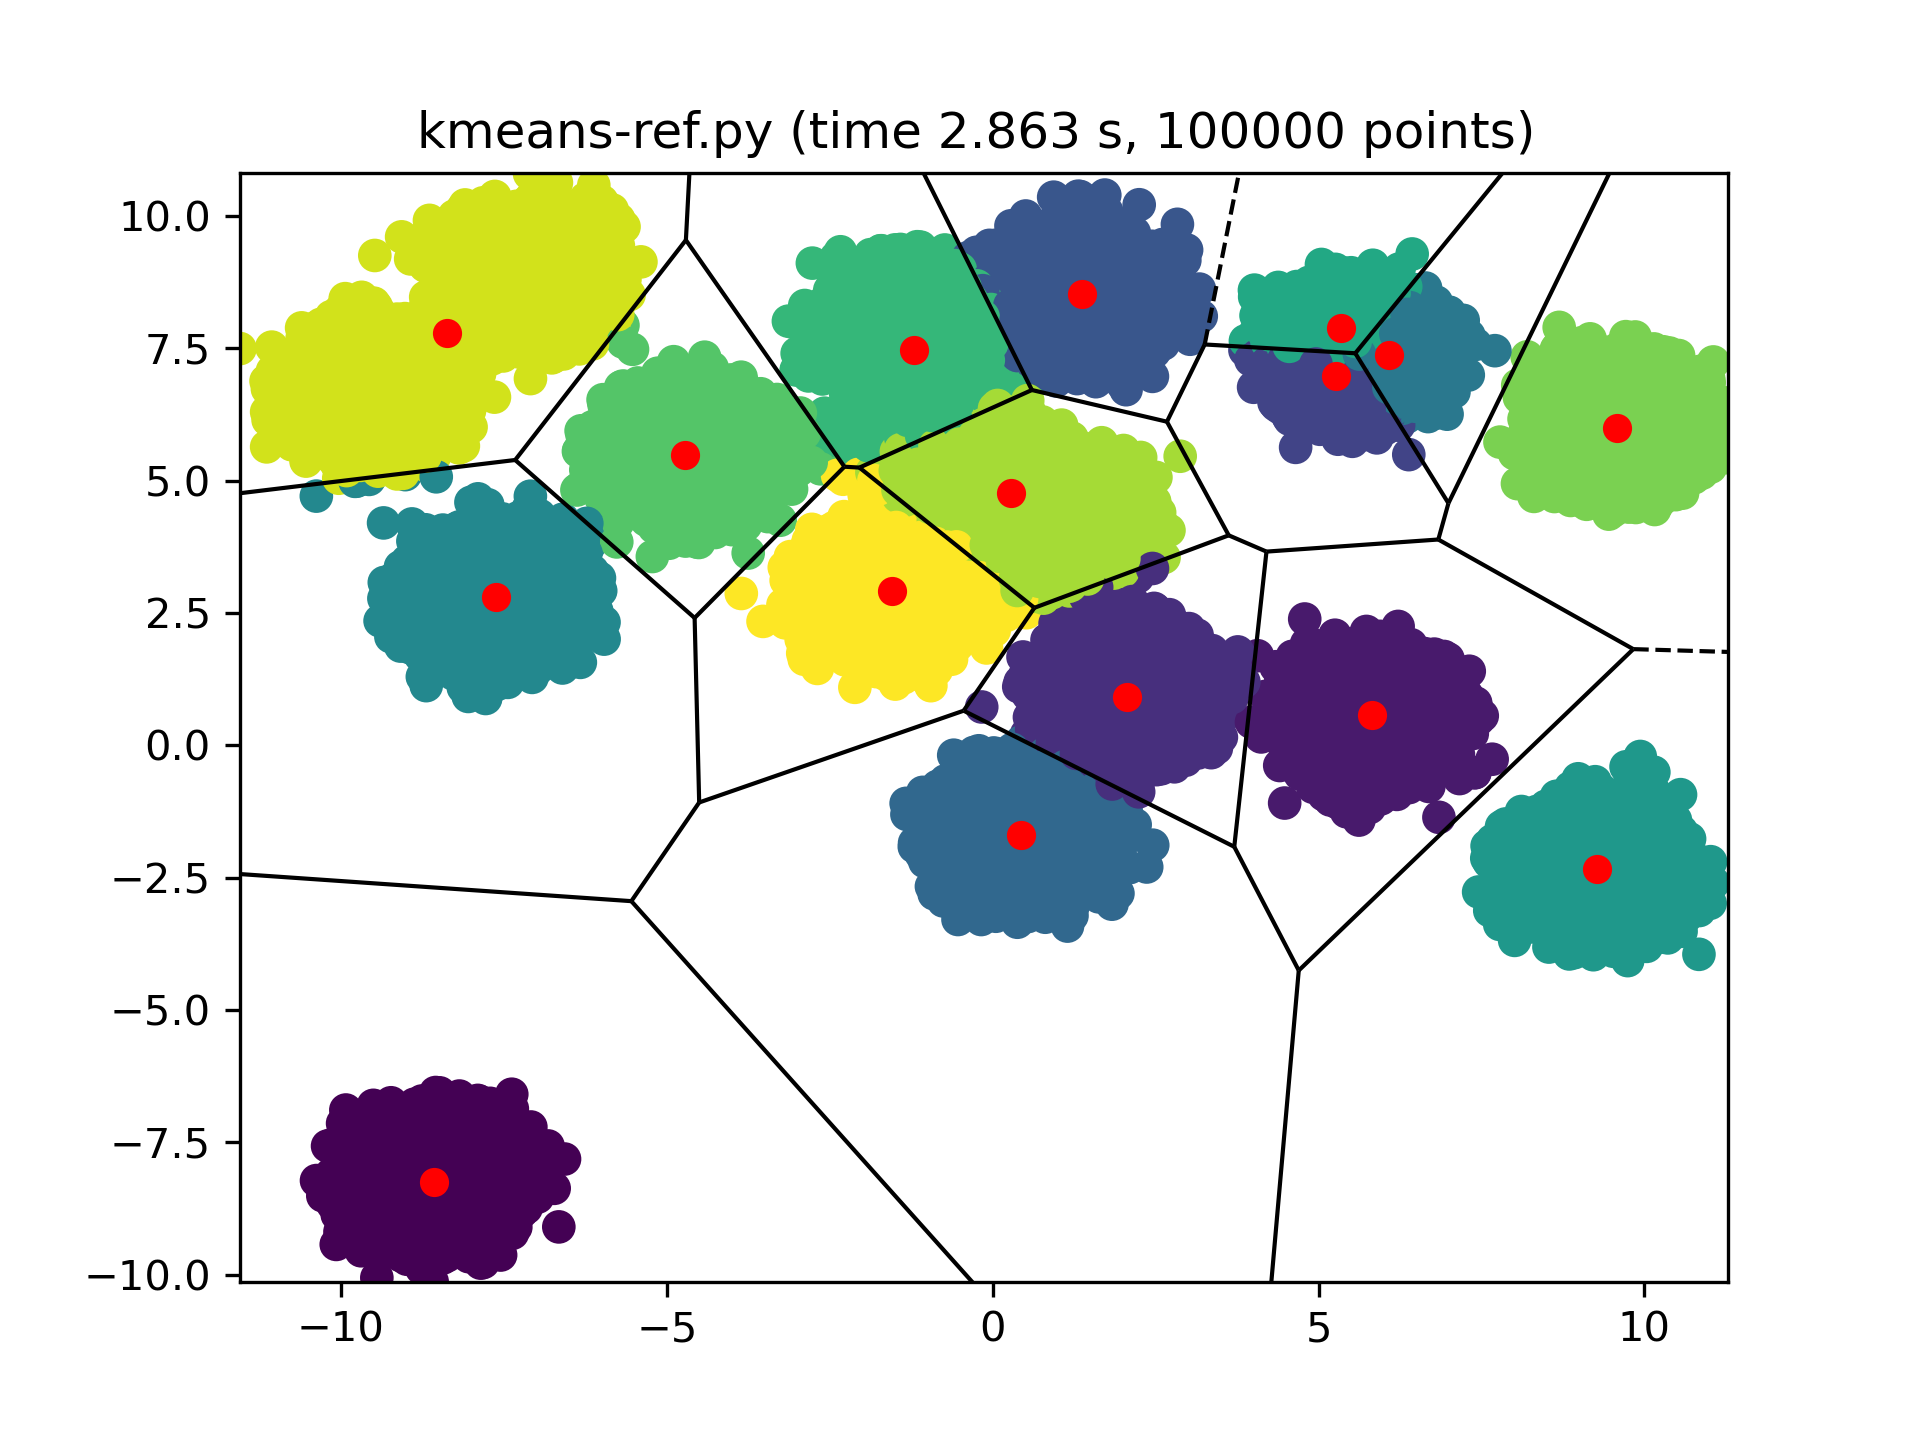

Source code (Python):
#!/usr/bin/env python
"""
Reference naive reference kmeans implementation
"""

import matplotlib
matplotlib.use('Agg')

import time
import numpy as np
import argparse
from pprint import pprint

from matplotlib import pyplot as plt

# data loading


def assign_data_to_cluster(data, clusters_loc, nclusters):
    z = np.zeros((data.shape[0], nclusters))

    for i in range(nclusters):
        z[:, i] = np.linalg.norm(data - clusters_loc[i], axis=1)

    return z.argmin(axis=1)


def perform_naive_kmeans(data, nclusters, iters=4):
    clusters_loc = np.random.randint(0, data.shape[0], nclusters)

    clusters_loc = data[clusters_loc, :]
    print("Initial cluster location")
    pprint(clusters_loc)

    start = time.monotonic()

    for i in range(iters):
        assigned = assign_data_to_cluster(data, clusters_loc, nclusters)
        clusters_loc_old = clusters_loc.copy()
        # reassign centeroids
        for j in range(nclusters):
            mean = data[assigned == j].mean(axis=0)
            if not np.any(np.isnan(mean)):
                # gradient descent
                #clusters_loc[j] = clusters_loc[j]*0.7 + 0.3*mean
                # just mean
                clusters_loc[j] = mean

        if (np.sum(clusters_loc_old - clusters_loc) == 0):
            print("No changes detected - breaking")
            break
    stop = time.monotonic()

    fig = plt.figure()
    plt.title("kmeans-ref.py (time %.3f s, %d points) " % ((stop - start),len(data)))
    ax = plt.subplot(111)
    from scipy.spatial import Voronoi, voronoi_plot_2d
    vor = Voronoi(clusters_loc)
    voronoi_plot_2d(vor, ax=ax, show_points=False, show_vertices=False)

    assigned = assign_data_to_cluster(data, clusters_loc, nclusters)
    ax.scatter(data[:, 0], data[:, 1], c=assigned, s=50)

    plt.scatter(clusters_loc[:,0],clusters_loc[:,1],color='red')

    plt.xlim(data[:,0].min(), data[:,0].max())
    plt.ylim(data[:,1].min(), data[:,1].max())

    plt.savefig("kmeans-ref.png",dpi=300)


def main():
    parser = argparse.ArgumentParser(
        description='Kmean naive solver',
        formatter_class=argparse.ArgumentDefaultsHelpFormatter,
    )

    parser.add_argument('--data-file', type=str,
                        help='data file', default='kmeans-data.npy')

    parser.add_argument('--data-ytrue', type=str,
                        help='number of cluster', default='kmeans-ytrue.npy')

    parser.add_argument('--clusters', type=int,
                        help='number of clusters', default=16)

    parser.add_argument('--seed',type=int,
                        help='random seed', default=42)


    args = parser.parse_args()

    data = np.lib.format.open_memmap(args.data_file)

    np.random.seed(args.seed)
    perform_naive_kmeans(data, args.clusters, 1000)


if __name__ == '__main__':
    main()
